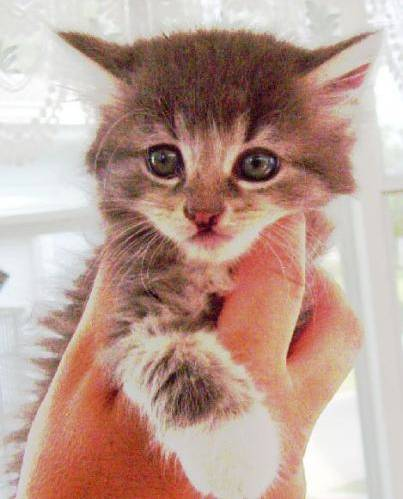
#> input picture week08/cats_and_dogs_filtered/train/cats/cat.100.jpg, 403 x 499 px, found by its file name; its folder holds only this picture in this run
$ jupyter execute --allow-errors CatDogCluster.ipynb
#> lines starting #> are read from the running program, lines starting #| are printed output that depends on the picture
[cell 1]
import os
base_dir ='D:\\Python\\MachineLearning\\MachineLearning\\week08\\cats_and_dogs_filtered'
# Change the base_dir to where you put dataset
print("Contents of base directory:")
print(os.listdir(base_dir))
print("\nContents of train directory:")
print(os.listdir(f'{base_dir}\\train'))
print("\nContents of validation directory:")
#> (the rest of this cell did not finish here and is left out)

[cell 2]
train_dir = os.path.join(base_dir, 'train')
validation_dir = os.path.join(base_dir, 'validation')
# Directory with training cat/dog pictures
train_cats_dir = os.path.join(train_dir, 'cats')
train_dogs_dir = os.path.join(train_dir, 'dogs')
# Directory with validation cat/dog pictures
validation_cats_dir = os.path.join(validation_dir, 'cats')
validation_dogs_dir = os.path.join(validation_dir, 'dogs')
print("\nContents of train directory:")
print(os.listdir(f'{base_dir}\\train'))
print("\nContents of validation directory:")
#> (the rest of this cell did not finish here and is left out)

[cell 3]
train_cat_fnames = os.listdir( train_cats_dir )
train_dog_fnames = os.listdir( train_dogs_dir )
print(train_cat_fnames[:10])
print(train_dog_fnames[:10])
print('total training cat images :', len(os.listdir( train_cats_dir ) ))
print('total training dog images :', len(os.listdir( train_dogs_dir ) ))
print('total validation cat images :', len(os.listdir( validation_cats_dir ) ))
print('total validation dog images :', len(os.listdir( validation_dogs_dir ) ))

[cell 4]
from sklearn.cluster import KMeans

# K = 2
# kmeans = KMeans(n_clusters=K).fit(X)

[cell 5]
import os
import cv2
import numpy as np
from sklearn.cluster import KMeans
from sklearn.decomposition import PCA
import matplotlib.pyplot as plt

# Chuẩn bị dữ liệu
base_dir = 'D:\\Python\\MachineLearning\\MachineLearning\\week08\\cats_and_dogs_filtered'
train_cats_dir = os.path.join(base_dir, 'train', 'cats')
train_dogs_dir = os.path.join(base_dir, 'train', 'dogs')

# Đọc ảnh từ thư mục
def load_images_from_folder(folder, target_size=(64, 64)):
#> called with target_size = (64, 64)
    images = []
    for filename in os.listdir(folder):
        img = cv2.imread(os.path.join(folder, filename))
#> img is the input picture: shape (499, 403, 3); mean B, G, R 147.9, 158.8, 188
        if img is not None:
            img_resized = cv2.resize(img, target_size)
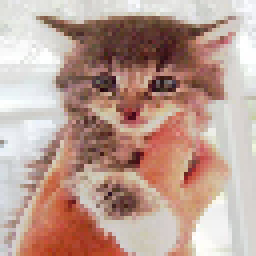
#> img_resized: shape (64, 64, 3) (shown 4 times larger); mean B, G, R 147.7, 158.7, 187.9
            images.append(img_resized)
    return images

train_cat_images = load_images_from_folder(train_cats_dir)
#> train_cat_images = 1 item
train_dog_images = load_images_from_folder(train_dogs_dir)
#> call 2 of load_images_from_folder, with target_size = (64, 64)
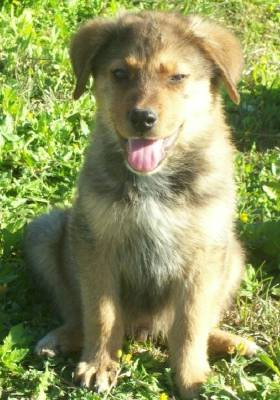
#> input picture week08/cats_and_dogs_filtered/train/dogs/dog.119.jpg, 280 x 400 px, found by its file name
#> in load_images_from_folder, img is the input picture: shape (400, 280, 3); mean B, G, R 93.2, 148.4, 141.1
#> in load_images_from_folder (call 2), `img_resized = cv2.resize(img, target_size)`:
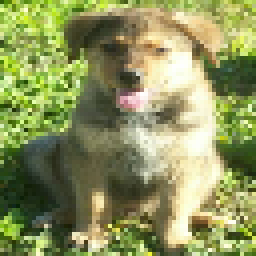
#> img_resized: shape (64, 64, 3) (shown 4 times larger); mean B, G, R 93.2, 148.3, 141.1
#> train_dog_images = 1 item

# Tạo tập dữ liệu tổng hợp cho phân cụm
all_images = train_cat_images + train_dog_images
#> all_images = 2 items
all_images_flat = [img.flatten() for img in all_images]  # Chuyển mỗi ảnh thành một vector
#> all_images_flat = 2 items

# Áp dụng K-means để phân cụm
kmeans = KMeans(n_clusters=2, random_state=42)
kmeans.fit(all_images_flat)

# Kiểm tra kết quả phân cụm
labels = kmeans.labels_
cat_count = sum(1 for label in labels[:len(train_cat_images)] if label == 0)
#> cat_count = 1
dog_count = sum(1 for label in labels[len(train_cat_images):] if label == 0)
#> dog_count = 0

print("Số lượng mèo trong cụm 0:", cat_count)
#| Số lượng mèo trong cụm 0: 1
print("Số lượng chó trong cụm 0:", dog_count)
#| Số lượng chó trong cụm 0: 0
